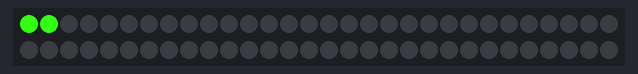
Bench run of a sketch on a simulated Arduino Uno, built with avr-gcc and run on an emulated ATmega328P. Shown: 60 RGB LEDs in strip order, left to right, continuing on the next row.

Above: at 0.06 s.
At 0.85 s:
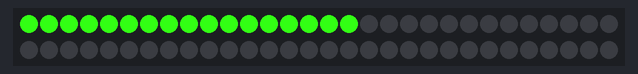
At 1.64 s:
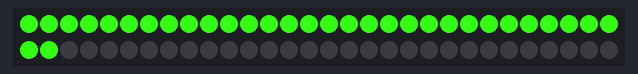
At 2.42 s:
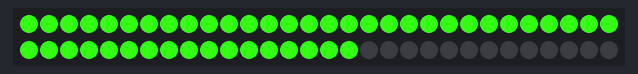
At 3.2 s:
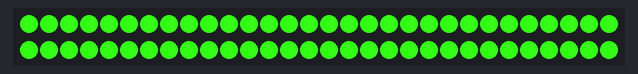

The sketch:

led_strip.ino
```cpp
#include <FastLED.h>

#define LED_PIN     7
#define NUM_LEDS    60

CRGB leds[NUM_LEDS];

void setup() {

  FastLED.addLeds<WS2812, LED_PIN, GRB>(leds, NUM_LEDS);

}

void loop() {
  for (int i = 0; i < 60; i++) {
     leds[i] = CRGB(50, 255, 20);
     FastLED.show();
     delay(50);
  }
}
```
